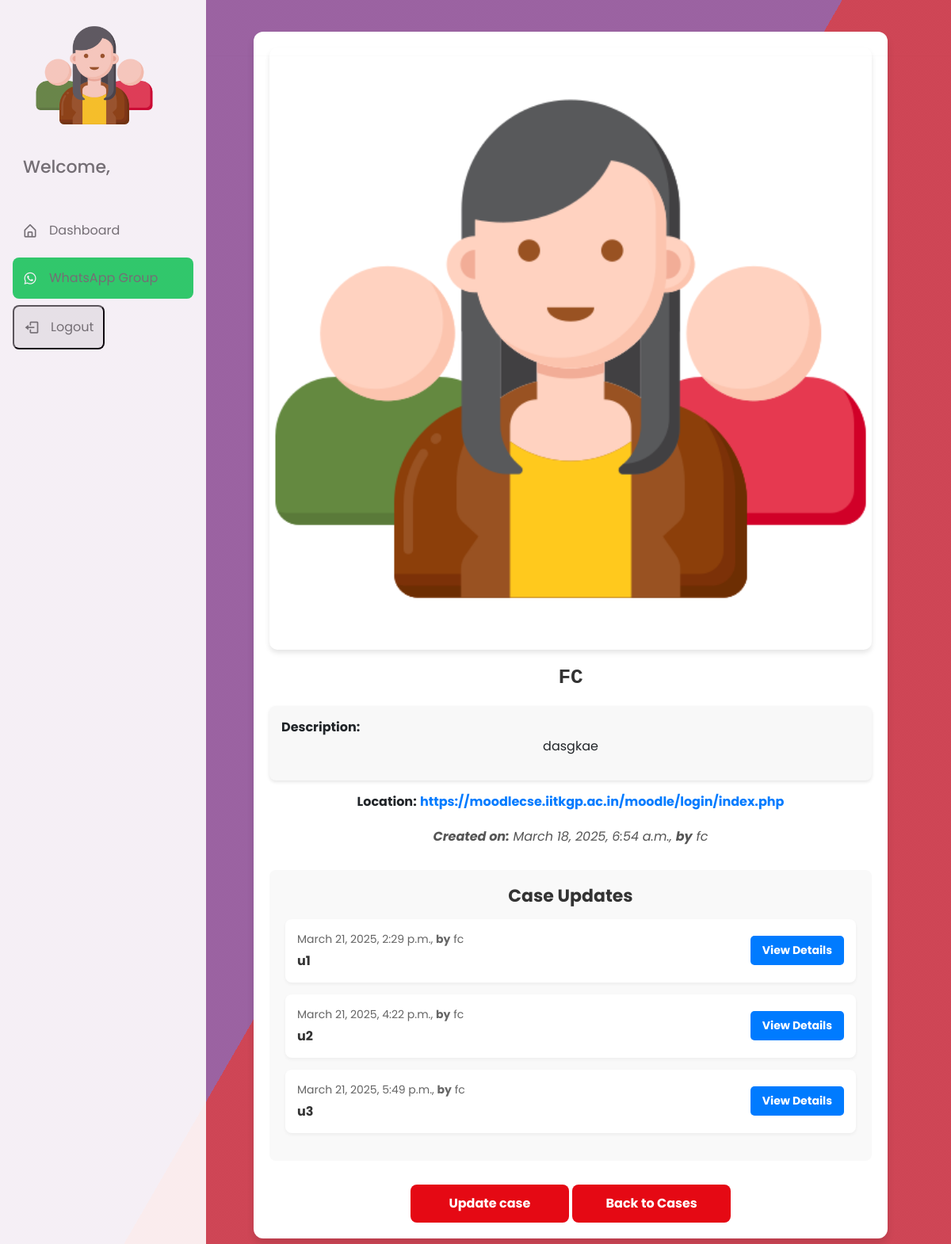
The page /cases/1/ (signed in) on the database its author committed.
### home/models.py (models this page shows, shortened)
class Case(models.Model):
    id = models.AutoField(primary_key=True)
    title = models.CharField(max_length=100)
    description = models.TextField()
    location = models.URLField()
    image = models.ImageField(upload_to='static/case_images/')
    status = models.CharField(max_length=100,default="Pending")
    created = models.DateTimeField(auto_now_add=True)
    updated = models.DateTimeField(auto_now=True)
    approved = models.BooleanField(default=False)
    created_by = models.CharField(max_length=100)
    closed_by = models.CharField(max_length=100, blank=True, null=True)

class CaseUpdate(models.Model):
    case = models.ForeignKey(Case, on_delete=models.CASCADE, related_name="updates")
    timestamp = models.DateTimeField(auto_now_add=True)  # Auto stores update time
    title = models.CharField(max_length=100)
    location = models.URLField(blank=True, null=True)  # Optional URL
    description = models.TextField()
    image = models.ImageField(upload_to='static/case_images/', blank=True, null=True)  # Optional image
    updated_by = models.CharField(max_length=100, default="Admin")

### home/views.py (the view, shortened to what this page needs)
# urls.py: path("cases/<int:case_id>/", views.caseDetails, name="case_details"),
@login_required(login_url='home')
def caseDetails(request, case_id):
    if is_admin(request.user):
        base_template = 'admin_base.html'
    else:
        base_template = 'member_base.html'
    admin = "False"
    if is_admin(request.user):
        admin = "True"
    case = get_object_or_404(Case, id=case_id)
    updates = case.updates.all()
    return render(request, 'case_details.html', {'case': case, 'admin': admin, 'base_template': base_template, 'updates': updates})

### home/views.py (called while the page is built)
def is_admin(user):
    return user.groups.filter(name='ADMIN').exists()

### templates/case_details.html (shortened to what this page needs)
{% extends base_template %}
{% block content %}
{% load static %}
<div class="case-container">
    <img src="{{ case.image.url }}" alt="{{ case.title }}" class="case-image">
    <h1 class="case-title">{{ case.title }}</h1>
    <div class="case-description">
        <strong>Description:</strong>
        <p>{{ case.description }}</p>
    </div>
    <p class="case-info"><strong>Location:</strong> <a href="{{ case.location }}" target="_blank">{{ case.location }}</a></p>
    <p class="created-date"><strong>Created on:</strong> {{ case.created }}, <strong>by</strong> {{ case.created_by }}</p>
    <div class="updates-section">
        <h2 class="updates-title">Case Updates</h2>
        {% if updates %}
            {% for update in updates %}
                <div class="update-item">
                    <div class="update-info">
                        <div class="update-timestamp">{{ update.timestamp }}, <strong>by</strong> {{ update.updated_by }}</div>
                        <div class="update-title">{{ update.title }}</div>
                    </div>
                    <a href="{% url 'case_update_details' case.id update.id %}" class="view-update-button">View Details</a>
                </div>
            {% endfor %}
        {% else %}
            <p class="no-updates">No updates available for this case.</p>
        {% endif %}
    </div>
    {% if case.status == "close" %}
        <p class="created-date"><strong>Closed on:</strong> {{ case.updated }}, <strong>by</strong> {{ case.closed_by }}</p>
    {% else %}
        <a href="{% url 'case_update' case.id %}" class="back-button">Update case</a>
    {% endif %}
    <a href="{% url 'caselist' %}" class="back-button">Back to Cases</a>
</div>
{% endblock %}

### templates/member_base.html (style rules this page uses)
p { text-align: center; }
body { padding-left: 240px; }
h1 { font-family: monospace; }
:root { --body-color: #ebf0ff; --sidebar-color: #fff; --primary-color: #4070f4; --primary-color-light: #f6f5ff; --toggle-color: #ddd; --text-color: #707070; --tran-02: all 0.2s ease; --tran-03: all 0.3s ease; --tran-04: all 0.4s ease; --tran-05: all 0.5s ease; }
* { margin: 0; padding: 0; box-sizing: border-box; font-family: "Poppins", sans-serif; }
body { min-height: 100%; background-color: var(--body-color); transition: var(--tran-05); }

### templates/case_details.html (style rules this page uses)
.case-container { max-width: 800px; margin: 40px auto; padding: 20px; background-color: #fff; border-radius: 12px; box-shadow: 0px 6px 10px rgba(0, 0, 0, 0.1); text-align: center; }
.case-image { width: 100%; border-radius: 10px; margin-bottom: 20px; box-shadow: 0px 4px 6px rgba(0, 0, 0, 0.1); }
.case-title { font-size: 26px; font-weight: bold; margin-bottom: 20px; text-transform: uppercase; color: #333; }
.case-description { background-color: #f8f8f8; padding: 15px; border-radius: 8px; font-size: 16px; text-align: justify; line-height: 1.5; box-shadow: 0px 2px 4px rgba(0, 0, 0, 0.1); }
.case-info { font-size: 16px; margin-top: 15px; }
.case-info a { color: #007bff; text-decoration: none; font-weight: bold; }
.created-date { font-style: italic; color: #555; margin-top: 20px; }
.back-button { display: inline-block; margin: 30px auto 0; padding: 12px 20px; background-color: #e50914; color: white; border-radius: 8px; text-decoration: none; font-weight: bold; width: 200px; text-align: center; transition: background-color 0.3s ease; }
.updates-section { margin-top: 30px; text-align: left; background-color: #f9f9f9; padding: 20px; border-radius: 8px; }
.updates-title { font-size: 22px; font-weight: bold; margin-bottom: 15px; color: #333; text-align: center; }
.update-item { background-color: white; padding: 15px; border-radius: 8px; margin-bottom: 15px; box-shadow: 0px 2px 4px rgba(0, 0, 0, 0.05); display: flex; justify-content: space-between; align-items: center; }
.update-info { flex-grow: 1; }
.update-timestamp { font-size: 14px; color: #666; margin-bottom: 5px; }
.update-title { font-size: 16px; font-weight: bold; color: #333; }
.view-update-button { padding: 8px 15px; background-color: #007bff; color: white; border-radius: 5px; text-decoration: none; font-weight: bold; font-size: 14px; transition: background-color 0.3s ease; }

### rows shown on the page
Case: image (picture), title "FC", description "dasgkae", location "https://moodlecse.iitkgp.ac.in/moodle/login/index.php", created "March 18, 2025, 6:54 a.m.", created_by "fc"
CaseUpdate: timestamp "March 21, 2025, 2:29 p.m.", updated_by "fc", title "u1"
CaseUpdate: timestamp "March 21, 2025, 4:22 p.m.", updated_by "fc", title "u2"
CaseUpdate: timestamp "March 21, 2025, 5:49 p.m.", updated_by "fc", title "u3"
